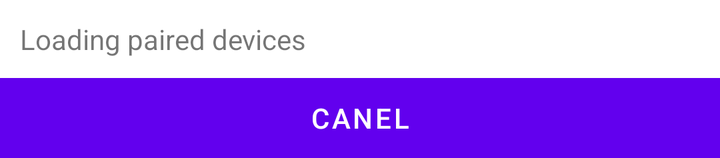
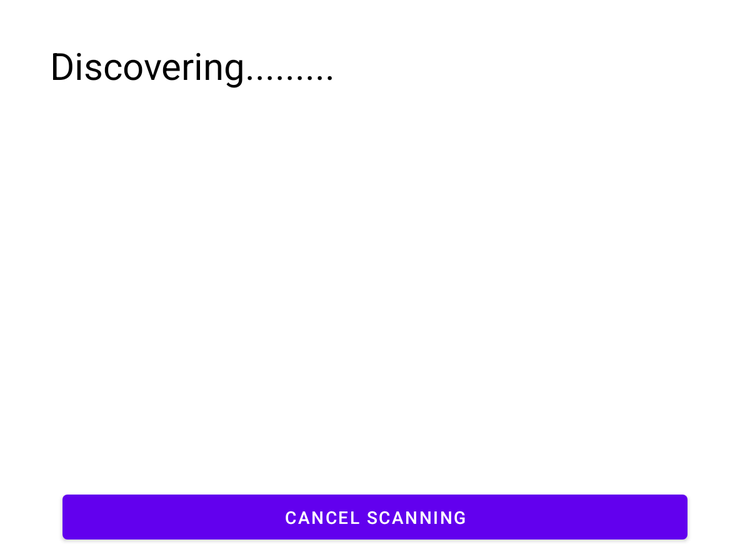

Compare how this app lays out the same screen by default and in its alternative resource folder. The renders come first, then the two layout files and the values they reference.
<!-- AndroidManifest.xml: application theme Theme.Bluetooth_Chat_Application -->
<!-- res/layout/dialog_demo.xml -->
<?xml version="1.0" encoding="utf-8"?>
<RelativeLayout
    xmlns:android="http://schemas.android.com/apk/res/android"
    android:layout_width="match_parent"
    android:layout_height="wrap_content">

    <TextView
        android:id="@+id/dialog_info"
        android:layout_width="match_parent"
        android:layout_height="wrap_content"
        android:padding="10dp"
        android:text="@string/dialog_text"/>

    <LinearLayout
        android:layout_width="match_parent"
        android:layout_height="40dp"
        android:layout_below="@id/dialog_info">


        <Button
            android:id="@+id/dialog_ok"
            android:layout_width="0dp"
            android:layout_height="match_parent"
            android:layout_weight="0.50"
            android:background="@color/round_button_color"
            android:text="Canel"/>
    </LinearLayout>
</RelativeLayout>
<!-- resources referenced by this layout -->
<resources>
  <color name="round_button_color">#D3D3D3</color>
  <string name="dialog_text">Loading paired devices</string>
  <style name="Theme.Bluetooth_Chat_Application" parent="Theme.MaterialComponents.DayNight.NoActionBar">
          
          <item name="colorPrimary">@color/purple_500</item>
          <item name="colorPrimaryVariant">@color/purple_700</item>
          <item name="colorOnPrimary">@color/white</item>
          
          <item name="colorSecondary">@color/teal_200</item>
          <item name="colorSecondaryVariant">@color/teal_700</item>
          <item name="colorOnSecondary">@color/black</item>
          
          <item name="android:statusBarColor" tools:targetApi="l">@color/background</item>
          
      </style>
  <color name="purple_500">#FF6200EE</color>
  <color name="purple_700">#FF3700B3</color>
  <color name="white">#FFFFFFFF</color>
  <color name="teal_200">#FF03DAC5</color>
  <color name="teal_700">#FF018786</color>
  <color name="black">#FF000000</color>
  <color name="background">#5F7FAA</color>
</resources>
<!-- res/layout-sw600dp/dialog_demo.xml (the repository's variant of the layout above) -->
<!-- drawn on a 7-inch tablet held upright -->
<?xml version="1.0" encoding="utf-8"?>
<LinearLayout xmlns:android="http://schemas.android.com/apk/res/android"
    xmlns:app="http://schemas.android.com/apk/res-auto"
    xmlns:tools="http://schemas.android.com/tools"
    android:id="@+id/relativeLayout"
    android:layout_width="fill_parent"
    android:layout_height="wrap_content"
    android:orientation="vertical">

    <TextView
        android:id="@+id/textView2"
        android:layout_width="match_parent"
        android:layout_height="40dp"
        android:layout_marginLeft="40dp"
        android:layout_marginTop="32dp"
        android:layout_marginRight="40dp"
        android:text="@string/dialog_title"
        android:textColor="@color/black"
        android:textSize="30sp"
        app:layout_constraintEnd_toEndOf="parent"
        app:layout_constraintStart_toStartOf="parent"
        android:layout_marginBottom="7dp"
        app:layout_constraintTop_toTopOf="parent" />

    <ListView
        android:id="@+id/newdevices"
        android:layout_width="match_parent"
        android:layout_height="310dp" />

    <Button
        android:id="@+id/scancancel"
        android:layout_width="match_parent"
        android:layout_height="48dp"
        android:layout_marginLeft="50dp"
        android:layout_marginTop="1dp"
        android:layout_marginRight="50dp"
        android:text="Cancel Scanning" />
</LinearLayout>
<!-- resources referenced by the variant -->
<!-- as a 7-inch tablet held upright resolves them -->
<resources>
  <color name="black">#FF000000</color>
  <string name="dialog_title">Discovering.........</string>
  <style name="Theme.Bluetooth_Chat_Application" parent="Theme.MaterialComponents.DayNight.NoActionBar">
          
          <item name="colorPrimary">@color/purple_500</item>
          <item name="colorPrimaryVariant">@color/purple_700</item>
          <item name="colorOnPrimary">@color/white</item>
          
          <item name="colorSecondary">@color/teal_200</item>
          <item name="colorSecondaryVariant">@color/teal_700</item>
          <item name="colorOnSecondary">@color/black</item>
          
          <item name="android:statusBarColor" tools:targetApi="l">@color/background</item>
          
      </style>
  <color name="purple_500">#FF6200EE</color>
  <color name="purple_700">#FF3700B3</color>
  <color name="white">#FFFFFFFF</color>
  <color name="teal_200">#FF03DAC5</color>
  <color name="teal_700">#FF018786</color>
  <color name="background">#5F7FAA</color>
</resources>
